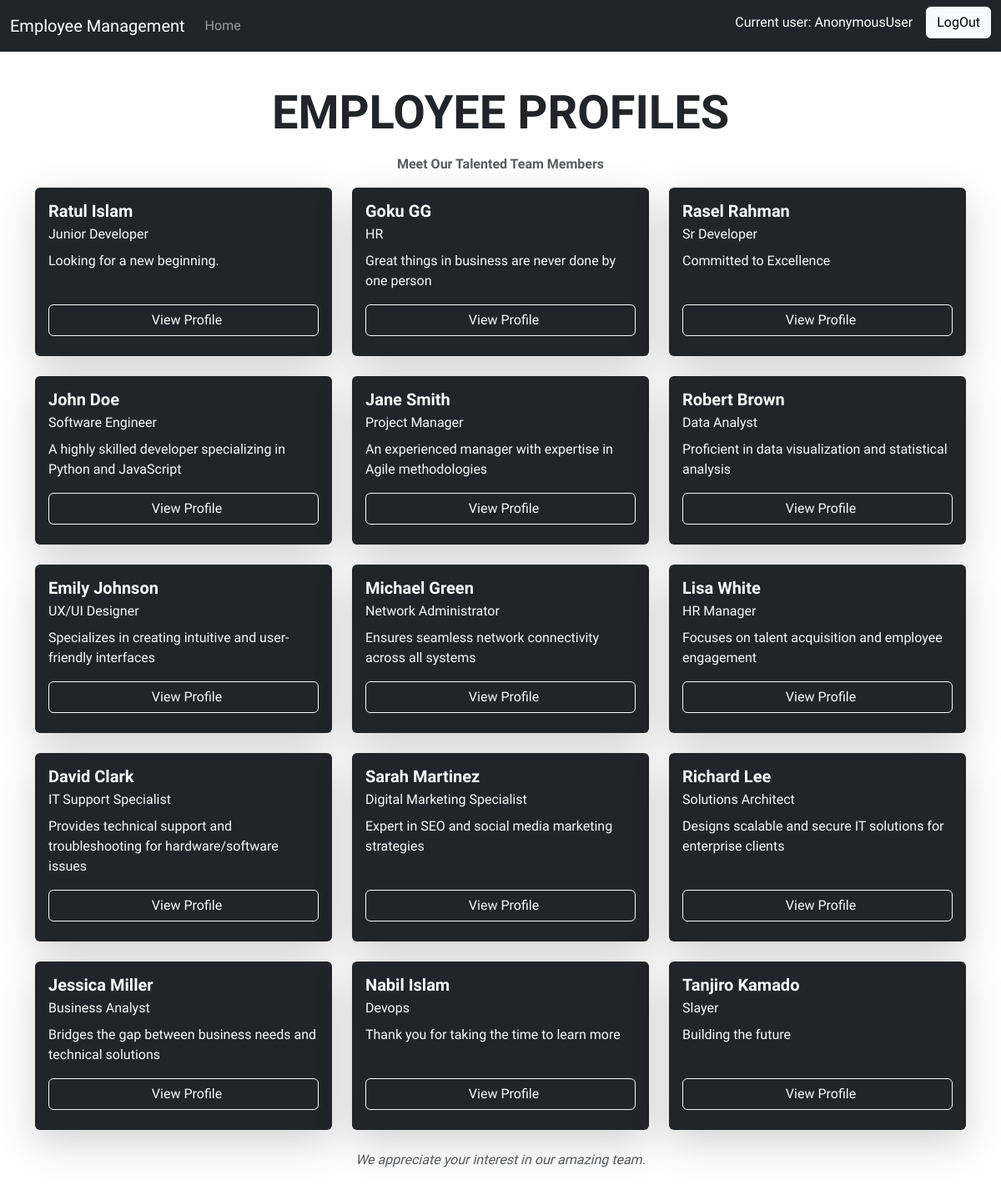
/user/, run on an earlier commit of the app's database.
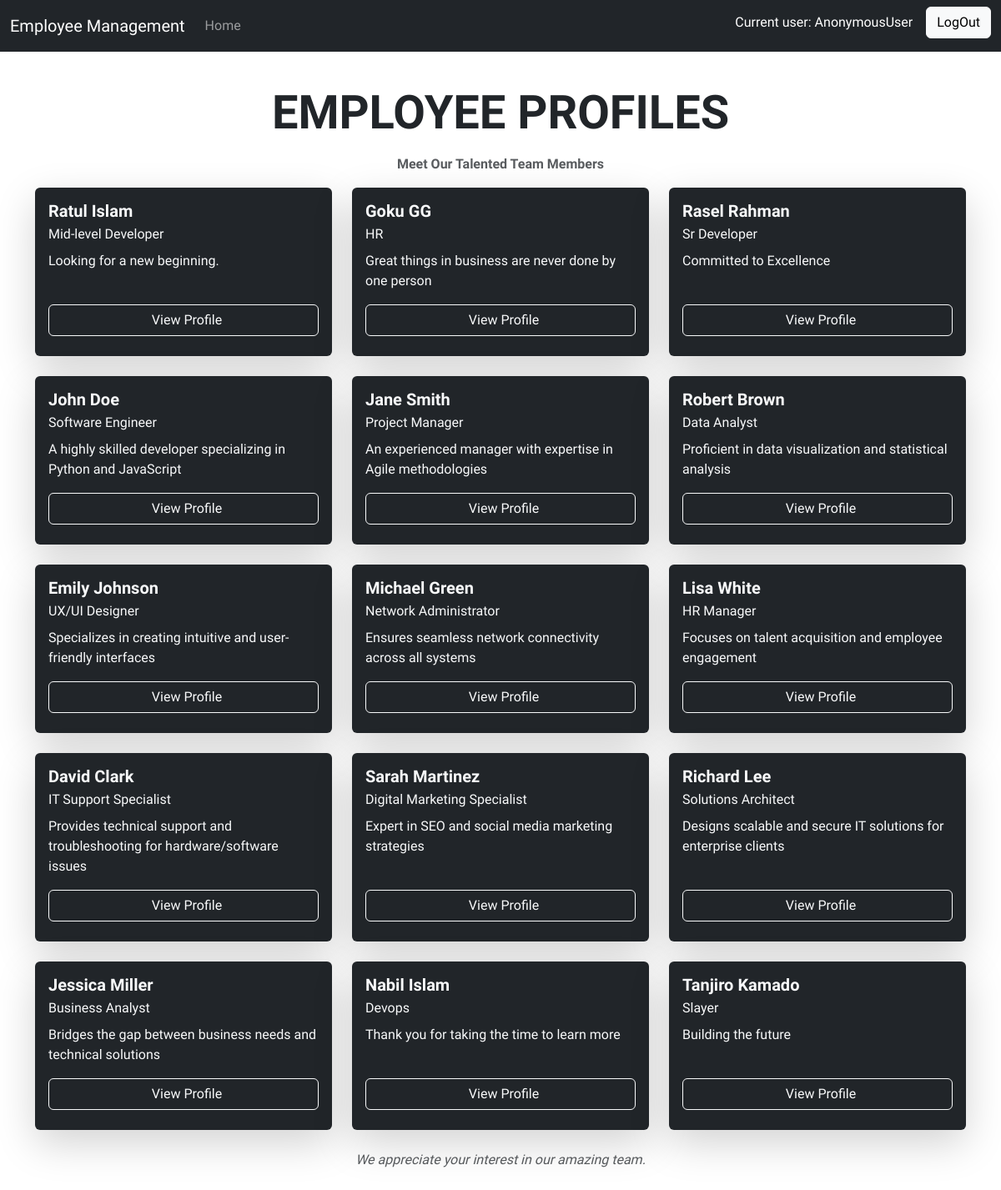
And on a later commit of the database.
### employees/models.py (models this page shows, shortened)
class Employee(models.Model):
    phone_number_validator = RegexValidator(
        regex=r'^\d{10,15}$',
        message="Phone number must be between 10 and 15 digits and contain only numbers."
    )
    name = models.CharField(max_length=100)
    address = models.TextField()
    phone_number = models.CharField(
        max_length=15,
        unique=True,
        validators=[phone_number_validator]
    )
    salary = models.DecimalField(max_digits=10, decimal_places=2)
    designation = models.CharField(max_length=100)
    short_description = models.TextField()

### employees/views.py (the view)
# urls.py: path('user/', views.user_page, name='user'),
def user_page(request):
    employees = Employee.objects.all()
    return render(request, 'user.html', {'employees': employees})  # Render the user page template, passing the user as context

### employees/templates/user.html (shortened to what this page needs)
{% extends 'base.html' %}
{% block content %}
    <div class="row">
        <div class="col-12 text-center">
            <h1 class="my-3 display-4 fw-bold text-uppercase text-dark">Employee Profiles</h1>
            <p class="fw-bold text-muted">Meet Our Talented Team Members</p>
        </div>
    </div>
    <div class="row">
        {% for employee in employees %}
        <div class="col-sm-12 col-md-6 col-lg-4 d-flex align-items-stretch">
            <div class="card mb-4 shadow-lg border-0 w-100 rounded-lg bg-dark text-light">
                <div class="card-body d-flex flex-column">
                    <div class="mb-3">
                        <h5 class="card-title fw-bold text-light">{{ employee.name }}</h5>
                        <p class="card-subtitle mb-2">{{ employee.designation }}</p>
                        <p class="card-text">{{ employee.short_description }}</p>
                    </div>
                    <div class="mt-auto">
                        <a href="{% url 'profile_page' employee.pk %}" class="btn btn-outline-light w-100 mb-2">
                             View Profile
                        </a>
                    </div>
                </div>
            </div>
        </div>
        {% empty %}
        <div class="col-12">
            <p class="text-center text-light">No employees found.</p>
        </div>
        {% endfor %}
    </div>
     <div class="row mb-2">
        <div class="col-12 text-center">
            <footer class="text-muted">
                <p class=""><i>We appreciate your interest in our amazing team.</i></p>
            </footer>
        </div>
    </div>
{% endblock %}

What changed in the data, as far as the page shows it:
changed Employee "Ratul Islam": designation "Junior Developer" → "Mid-level Developer"
